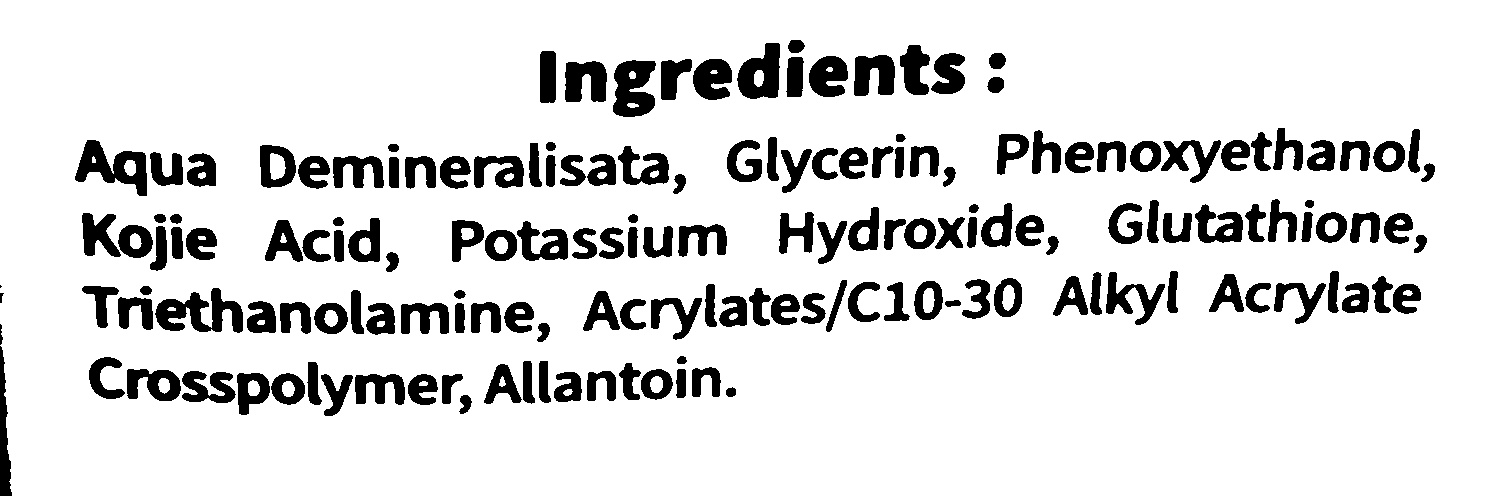
#> input picture SKINCARE/skincare/image82.jpg, 1487 x 496 px
$ python -i preprocessing.py   (imports and definitions only)
#> lines starting #> are read from the running program, lines starting #| are printed output that depends on the picture; after the words box and inside, x2 and y2 are one past the last pixel; in counts of white or black regions, pixels touching at a corner belong together
#> further down, picture is the input picture: shape (496, 1487, 3); min 0, max 255, mean 221.2
import numpy as np
import cv2 as cv
from scipy.ndimage import interpolation as inter
from PIL import Image as im

def binary_otsus(image, filter: int = 1):
    """Binarisasi gambar menggunakan Otsu's Binarization"""
#> called with filter = 1
    if len(image.shape) == 3:
        gray_img = cv.cvtColor(image, cv.COLOR_BGR2GRAY)
    else:
        gray_img = image

    # Otsu's Binarization dengan atau tanpa Gaussian Blur
    if filter != 0:
        blur = cv.GaussianBlur(gray_img, (5, 5), 0)
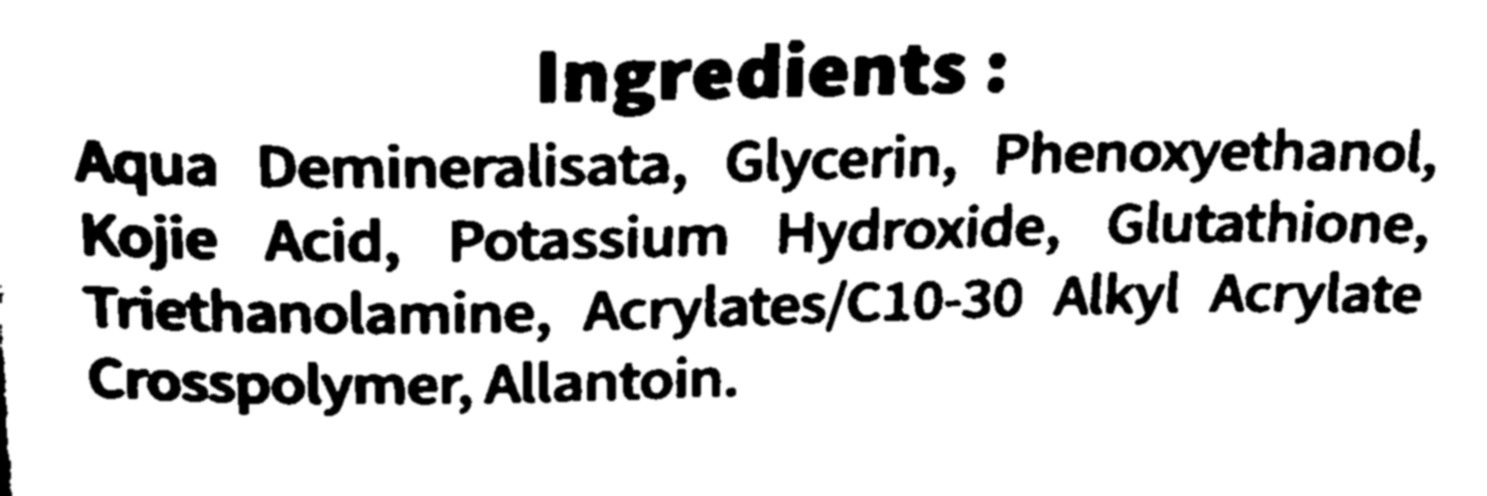
#> blur: shape (496, 1487); min 0, max 255, mean 221.2
        binary_img = cv.threshold(blur, 0, 255, cv.THRESH_BINARY + cv.THRESH_OTSU)[1]
#> binary_img: shape (496, 1487); 86.7% white; 167 black regions (1 under 20 px), largest, box (x1, y1, x2, y2) and area: (155, 288, 243, 333) 2064, (75, 140, 147, 196) 1930, (613, 60, 656, 117) 1788
    else:
        binary_img = cv.threshold(gray_img, 0, 255, cv.THRESH_BINARY + cv.THRESH_OTSU)[1]

    return binary_img

def find_score(arr, angle):
    """Menghitung skor untuk sudut kemiringan gambar"""
    data = inter.rotate(arr, angle, reshape=False, order=0)
    hist = np.sum(data, axis=1)
    score = np.sum((hist[1:] - hist[:-1]) ** 2)
    return hist, score

def deskew(binary_img):
    """Mengoreksi kemiringan gambar (deskew)"""
    bin_img = (binary_img // 255.0)
    delta = 0.1
    limit = 3
    angles = np.arange(-limit, limit + delta, delta)
    scores = []

    for angle in angles:
        _, score = find_score(bin_img, angle)
        scores.append(score)

    best_angle = angles[scores.index(max(scores))]

    # Memperbaiki kemiringan gambar
    data = inter.rotate(bin_img, best_angle, reshape=False, order=0)
    img = im.fromarray((255 * data).astype("uint8"))
    pix = np.array(img)
    return pix

def vexpand(gray_img, color: int):
    """Menambahkan ruang kosong vertikal di gambar"""
    color = 1 if color > 0 else 0
    (h, w) = gray_img.shape[:2]
    space = np.ones((10, w)) * 255 * color
    return np.block([[space], [gray_img], [space]])

def hexpand(gray_img, color: int):
    """Menambahkan ruang kosong horizontal di gambar"""
    color = 1 if color > 0 else 0
    (h, w) = gray_img.shape[:2]
    space = np.ones((h, 10)) * 255 * color
    return np.block([space, gray_img, space])

>>> import cv2
>>> picture = cv2.imread('../image82.jpg')
>>> result = binary_otsus(picture)
